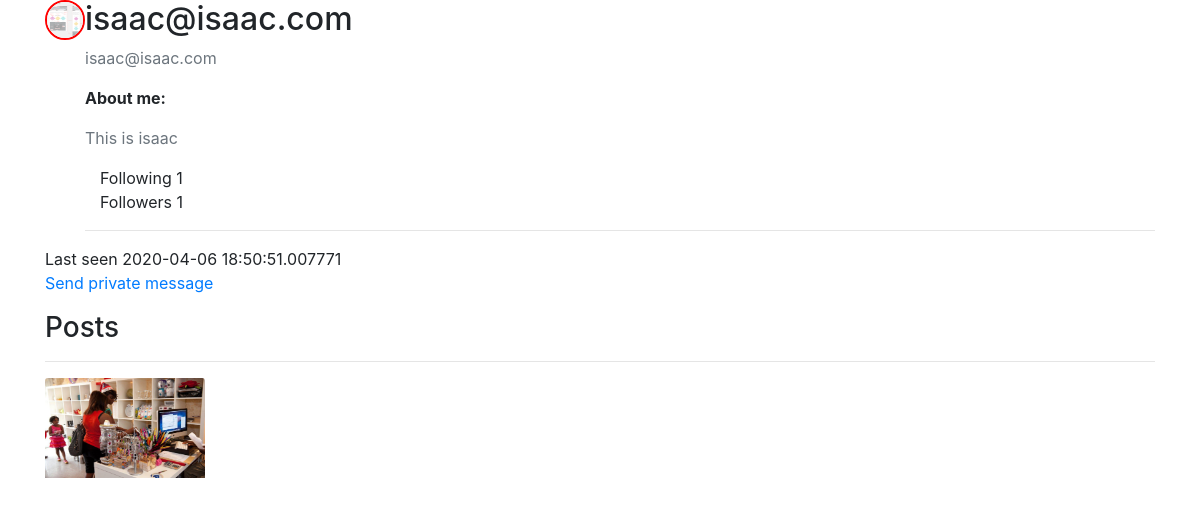
The app's page /dashboard/isaac@isaac.com, older data.
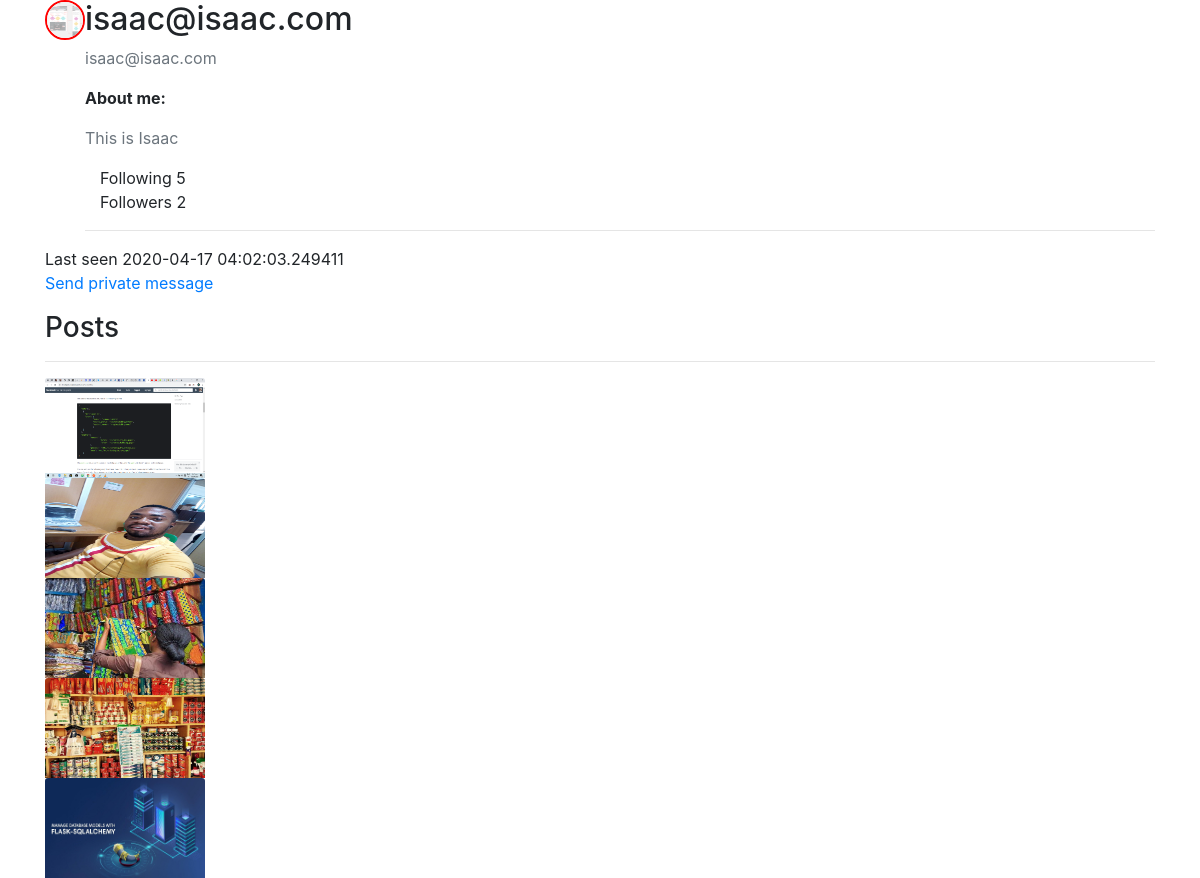
The same page, newer data.
### quandromy/database.py (models this page shows, shortened)
class User(db.Model, UserMixin): #The users mixing class helps in user management. We inherit the "is_authenticated" method from here
    __tablename__ = 'users'
    __searchable__ = ['fullname', 'username']
    id = db.Column(db.Integer, primary_key = True)
    fullname = db.Column(db.String(100), nullable = False)
    username = db.Column(db.String(20), unique = True, nullable = False, index = True)
    role_id = db.Column(db.Integer, db.ForeignKey('roles.id'))
    email = db.Column(db.String(120), unique = True, nullable = False, index = True)
    country = db.Column(db.String(200))
    about_me = db.Column(db.Text())
    member_since = db.Column(db.DateTime(), default=datetime.utcnow)
    last_seen = db.Column(db.DateTime(), default=datetime.utcnow)
    image_file = db.Column(db.String(20), nullable = False, default = 'default.png')
    last_message_read_time = db.Column(db.DateTime)
    password = db.Column(db.String(60), nullable = False)
    comments = db.relationship('Comment', backref='author', lazy='dynamic')
    Report = db.relationship('Report', backref='author', lazy='dynamic')
    Post = db.relationship('Post', backref = 'author', lazy = 'dynamic')
    followed = db.relationship('Follow',
                               foreign_keys=[Follow.follower_id],               #SQLAlchemy cannot use the association table transparently because that will not give
                               backref=db.backref('follower', lazy='joined'),   #the application access to the custom fields in it. Instead, the many-to-many relationship
                               lazy='dynamic',                                  #must be decomposed into the two basic one-to-many relationships for the left
                               cascade='all, delete-orphan')                    #and right sides, and these must be defined as standard relationships.
    followers = db.relationship('Follow',
                                foreign_keys=[Follow.followed_id],
                                backref=db.backref('followed', lazy='joined'),
                                lazy='dynamic',
                                cascade='all, delete-orphan')
    messages_sent = db.relationship('Message',
                                    foreign_keys='Message.sender_id',
                                    backref='sender', lazy='dynamic')
    messages_received = db.relationship('Message',
                                        foreign_keys='Message.recipient_id',
                                        backref='recipient', lazy='dynamic')
    staticmethod

class Post(db.Model):
    __tablename__ = 'posts'
    __searchable__ = ['title', 'describe']
    id = db.Column(db.Integer, primary_key = True)
    date_posted = db.Column(db.DateTime, nullable = False, default = datetime.utcnow())
    title = db.Column(db.String(50), nullable = False)
    describe = db.Column(db.String, nullable = False)
    picture = db.Column(db.String(20), nullable = False, default = 'default.png')
    user_id = db.Column(db.Integer, db.ForeignKey('users.id'), nullable = False)
    comments = db.relationship('Comment', backref='post', lazy='dynamic')
    report = db.relationship('Report', backref='report', lazy='dynamic')

### quandromy/users/routes.py (the view)
@users.route("/dashboard/<string:username>")
def dashboard(username):
    user = User.query.filter_by(username=username).first_or_404()
    posts = Post.query.filter_by(author=user)
    image_file = url_for('static', filename = 'img/' + user.image_file)
    return render_template('users/dashboard.html', user = user, posts = posts, image_file = image_file)

### quandromy/main/__init__.py (called while the page is built)
@main.app_context_processor
def inject_permissions():
    return dict(Permission=Permission)

### quandromy/users/routes.py (called while the page is built)
@users.before_request
def before_request():
    if current_user.is_authenticated:
        current_user.last_seen = datetime.utcnow()
        db.session.commit()
        g.search_form = SearchForm()

### quandromy/templates/users/dashboard.html (shortened to what this page needs)
{% extends 'base.html' %}
{% block div %}
 <div class="content-section">
   <div class="media">
     <img class="rounded-circle account-img my-img" src="{{user.image_file}}" alt="profile pic">
     <div class="media-body">
       <h2 class="account-heading">{{user.username}}</h2>
       <p class="text-secondary">{{user.email}}</p>
       <p><span style="font-weight: bold;">About me:</span></p>
       <p class="text-secondary">{{user.about_me}}</p>
       <div class="col">
        Following <span>{{ user.followed.count() - 1 }}</span>
    </div>
    <div class="col">
      Followers <span>{{ user.followers.count() - 1 }}</span>
  </div>
  <hr>
     </div>
   </div>
 </div>
<div>Last seen {{ user.last_seen }}</div>
<div>
  <p>
    <a href="{{ url_for('users.send_message',
                        recipient=user.username) }}">
        {{ ('Send private message') }}
    </a>
</p>
</div>
 <div>
   <legend><h3>Posts</h3></legend>
   <hr>
    {% for post in posts %}
    <div class="row">
       <div class="col">
        <img src="{{url_for('static', filename = 'postpics/' + post.picture)}}" class="card-img-top" alt="..." width="50" height="100">
       </div>
       <div class="col"></div>
       <div class="col"></div>
       <div class="col"></div>
       <div class="col"></div>
       <div class="col"></div>
    </div>
    {% endfor %}
 </div>
{% endblock %}

Row changes from the older to the newer data that the page shows:
changed User "isaac@isaac.com": about_me "This is isaac" → "This is Isaac"; last_seen "2020-04-06 18:50:51.007771" → "2020-04-17 04:02:03.249411"
changed Post (number 1 of 5 on the later page): picture: a different picture
added Post: picture (picture)
added Post: picture (picture)
added Post: picture (picture)
added Post: picture (picture)
Text that changed along with them:
{{ user.followed.count() - 1 }}: "1" → "5"
{{ user.followers.count() - 1 }}: "1" → "2"
